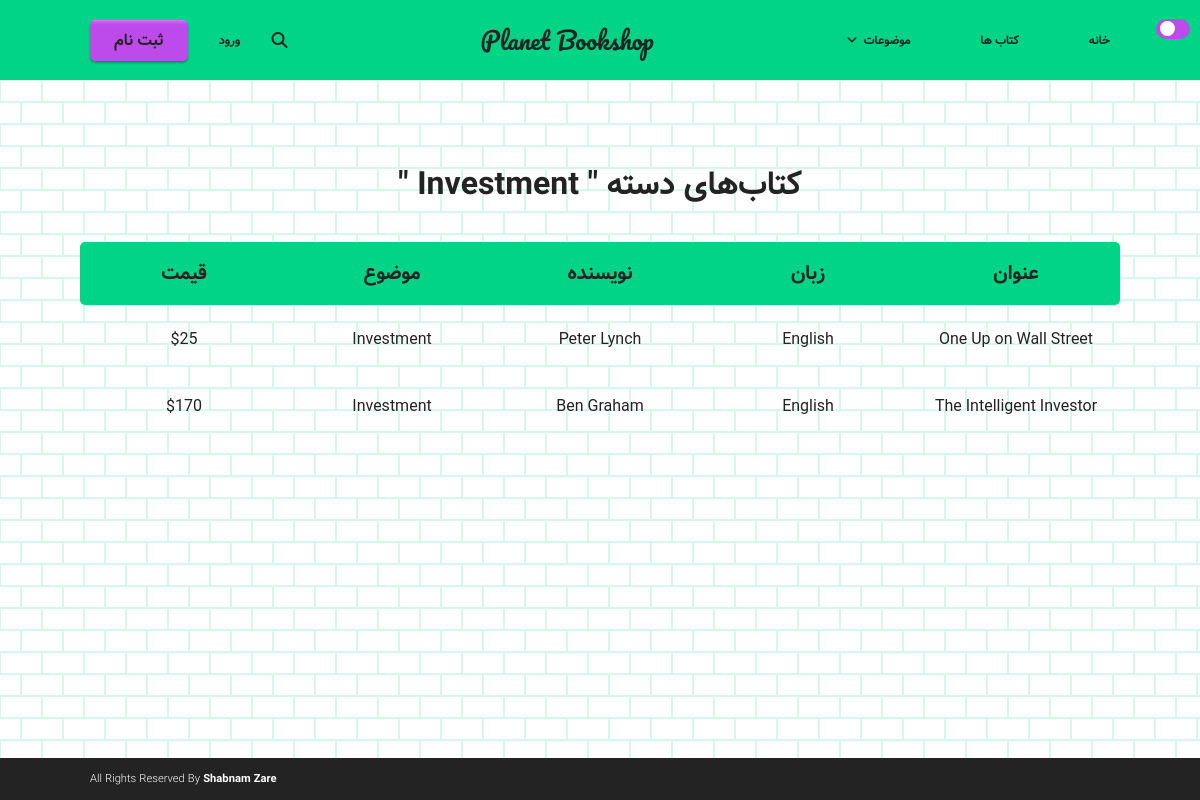
Page /Category.php?id=1 on the committed database.
### tables this page shows
CREATE TABLE `book` (
  `BookID` int(9) NOT NULL,
  `AuthorID` int(9) NOT NULL,
  `publisherid` int(9) NOT NULL,
  `categoryid` int(9) NOT NULL,
  `Title` varchar(50) NOT NULL,
  `EditionNumber` int(9) NOT NULL,
  `Language` varchar(15) NOT NULL,
  `Price` float NOT NULL,
  `Descriptions` text NOT NULL
);

CREATE TABLE `author` (
  `AuthorID` int(9) NOT NULL,
  `Firstname` varchar(50) NOT NULL,
  `Lastname` varchar(50) NOT NULL
);

CREATE TABLE `category` (
  `CategoryID` int(9) NOT NULL,
  `Title` varchar(50) NOT NULL
);

### Category.php (the view, shortened to what this page needs)
<?php include "theme/header.php"; ?>
<?php
require_once "includes/Database_Configuration.php";
$conn = new mysqli($servername, $username, $password, $dbname);
$CategoryID = $_GET['id'];
$Category = $conn->query("SELECT Title FROM category WHERE categoryid='$CategoryID'")->fetch_row();
$sql = "SELECT Title,Language,Price,Bookid,Authorid FROM Book WHERE Categoryid='$CategoryID' Order By Title";
?>
<main>
	<div class="books__container">
		<h1 data-aos="fade-down" class="section-title"> کتاب‌های دسته " <?php echo $Category[0] ?> "</h1>
		<ul  data-aos="fade-down" class="table__columns">
			<li class="table__column"> عنوان </li>
			<li class="table__column"> زبان </li>
			<li class="table__column"> نویسنده </li>
			<li class="table__column"> موضوع </li>
			<li class="table__column"> قیمت </li>
		</ul>
		<?php
			if($result = $conn->query($sql)) {
				while ($row = $result->fetch_row()) {
				$AuthorName = $conn->query("SELECT Firstname,Lastname FROM author WHERE authorid='$row[4]'")->fetch_row();
				echo "<ul data-aos='fade-up' class='book__details__container'><li class='book__details'>$row[0]</li><li class='book__details'>$row[1]</li><li class='book__details'>$AuthorName[0] $AuthorName[1]</li><li class='book__details'>$Category[0]</li><li class='book__details'>$$row[2]</li>";
					echo "</ul>";
				}
			}
		?>
</main>
<?php include "theme/footer.php"; ?>

### theme/css/shared.css (style rules this page uses)
:root { --primary-color: #01d486; --secondary-color: #bd4beb; --ternary-color: #f5af53; --on-primary: #ffffff; --on-background: #242323; --background: rgb(255, 255, 255); --footer: #242323; --box-shadow: 0 5px 20px 1px #242323; }
.section-title { font-family: "Vazir"; font-weight: bold; font-size: 2rem; }
.column-style, html body main .books__container .table__columns { font-family: "Vazir"; font-size: 1.25rem; font-weight: bold; }
.paragraph-style-details, html body main .books__container .book__details__container .book__details { font-family: "Roboto", "Vazir"; font-weight: normal; font-size: 1rem; text-align: center; color: var(--on-background); }
.section-title { font-family: "Vazir"; font-weight: bold; font-size: 2rem; color: var(--on-background); }
.column-style, html body main .books__container .table__columns { font-family: "Vazir"; font-size: 1.25rem; font-weight: bold; color: var(--on-background); }
* { margin: 0; padding: 0; box-sizing: border-box; }
html { direction: rtl; }
html body { display: flex; flex-direction: column; align-items: center; min-height: 100vh; }
html body main { background-color: var(--on-primary); background-image: var(--background-image); width: 100%; height: 100%; flex: 1 1 auto; display: flex; padding: 5rem 5rem; align-items: flex-start; justify-content: center; }
html body main .books__container { display: flex; flex: 1 1 auto; flex-direction: column; width: 100%; justify-content: center; align-items: center; }
html body main .books__container .table__columns { background-color: var(--primary-color); display: grid; grid-template-columns: 1fr 1fr 1fr 1fr 1fr; grid-template-rows: 100%; width: 100%; list-style: none; align-items: center; justify-items: center; border-radius: 5px; margin-top: 2rem; }
html body main .books__container .table__columns .table__column { margin: 1rem 0; }
html body main .books__container .book__details__container { display: grid; grid-template-columns: 1fr 1fr 1fr 1fr 1fr; grid-template-rows: 100%; width: 100%; list-style: none; align-items: center; justify-items: center; margin: 1.5rem 0; }

### rows in the picture
book: Title "One Up on Wall Street", Language "English", AuthorID.Firstname "Peter", AuthorID.Lastname "Lynch", categoryid.Title "Investment", Price "25"
book: Title "The Intelligent Investor", Language "English", AuthorID.Firstname "Ben", AuthorID.Lastname "Graham", categoryid.Title "Investment", Price "170"
